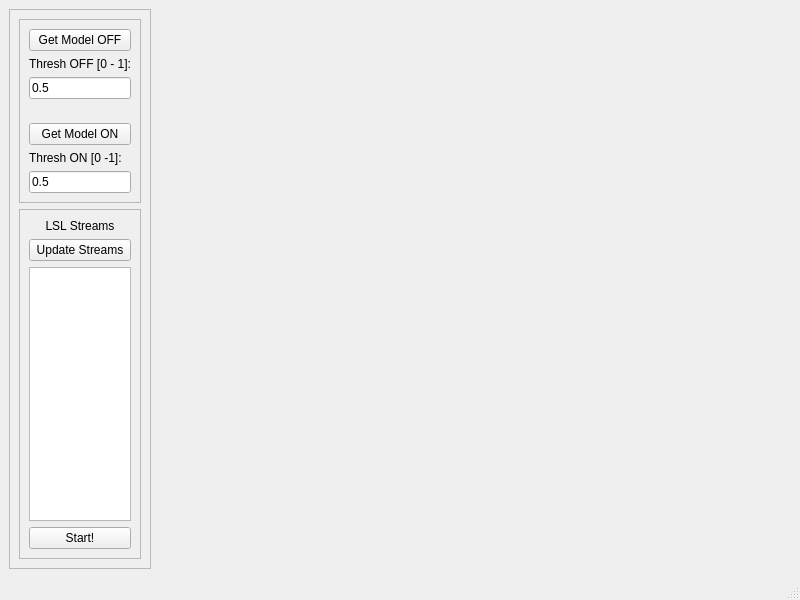
<?xml version="1.0" encoding="UTF-8"?>
<ui version="4.0">
 <class>MainWindow</class>
 <widget class="QMainWindow" name="MainWindow">
  <property name="geometry">
   <rect>
    <x>0</x>
    <y>0</y>
    <width>800</width>
    <height>600</height>
   </rect>
  </property>
  <property name="windowTitle">
   <string>MainWindow</string>
  </property>
  <widget class="QWidget" name="centralwidget">
   <layout class="QHBoxLayout" name="horizontalLayout">
    <item>
     <widget class="QFrame" name="frame">
      <property name="sizePolicy">
       <sizepolicy hsizetype="Preferred" vsizetype="Preferred">
        <horstretch>1</horstretch>
        <verstretch>0</verstretch>
       </sizepolicy>
      </property>
      <property name="frameShape">
       <enum>QFrame::StyledPanel</enum>
      </property>
      <property name="frameShadow">
       <enum>QFrame::Raised</enum>
      </property>
      <layout class="QVBoxLayout" name="verticalLayout_3">
       <item>
        <widget class="QFrame" name="frame_2">
         <property name="frameShape">
          <enum>QFrame::StyledPanel</enum>
         </property>
         <property name="frameShadow">
          <enum>QFrame::Raised</enum>
         </property>
         <layout class="QVBoxLayout" name="verticalLayout_2">
          <item>
           <widget class="QPushButton" name="selectModelOFFBtn">
            <property name="text">
             <string>Get Model OFF</string>
            </property>
           </widget>
          </item>
          <item>
           <widget class="QLabel" name="offThreshLabel">
            <property name="text">
             <string>Thresh OFF [0 - 1]:</string>
            </property>
           </widget>
          </item>
          <item>
           <widget class="QLineEdit" name="inputThreshOFF">
            <property name="text">
             <string>0.5</string>
            </property>
           </widget>
          </item>
          <item>
           <spacer name="verticalSpacer">
            <property name="orientation">
             <enum>Qt::Vertical</enum>
            </property>
            <property name="sizeHint" stdset="0">
             <size>
              <width>20</width>
              <height>18</height>
             </size>
            </property>
           </spacer>
          </item>
          <item>
           <widget class="QPushButton" name="selectModelONBtn">
            <property name="text">
             <string>Get Model ON</string>
            </property>
           </widget>
          </item>
          <item>
           <widget class="QLabel" name="onThreshLabel">
            <property name="text">
             <string>Thresh ON [0 -1]:</string>
            </property>
           </widget>
          </item>
          <item>
           <widget class="QLineEdit" name="inputThreshON">
            <property name="text">
             <string>0.5</string>
            </property>
            <property name="clearButtonEnabled">
             <bool>false</bool>
            </property>
           </widget>
          </item>
         </layout>
        </widget>
       </item>
       <item>
        <widget class="QFrame" name="frame_3">
         <property name="sizePolicy">
          <sizepolicy hsizetype="Preferred" vsizetype="Preferred">
           <horstretch>0</horstretch>
           <verstretch>1</verstretch>
          </sizepolicy>
         </property>
         <property name="frameShape">
          <enum>QFrame::StyledPanel</enum>
         </property>
         <property name="frameShadow">
          <enum>QFrame::Raised</enum>
         </property>
         <layout class="QVBoxLayout" name="verticalLayout">
          <item>
           <widget class="QLabel" name="labelStreams">
            <property name="text">
             <string>LSL Streams</string>
            </property>
            <property name="alignment">
             <set>Qt::AlignCenter</set>
            </property>
           </widget>
          </item>
          <item>
           <widget class="QPushButton" name="updateStreamsBtn">
            <property name="text">
             <string>Update Streams</string>
            </property>
           </widget>
          </item>
          <item>
           <widget class="QListWidget" name="streamList"/>
          </item>
          <item>
           <widget class="QPushButton" name="StartStreamBtn">
            <property name="text">
             <string>Start!</string>
            </property>
           </widget>
          </item>
         </layout>
        </widget>
       </item>
      </layout>
     </widget>
    </item>
    <item>
     <widget class="QWidget" name="widget" native="true">
      <property name="sizePolicy">
       <sizepolicy hsizetype="Preferred" vsizetype="Preferred">
        <horstretch>10</horstretch>
        <verstretch>0</verstretch>
       </sizepolicy>
      </property>
      <layout class="QVBoxLayout" name="verticalLayout_4">
       <item>
        <widget class="GraphicsLayoutWidget" name="SignalsPlot" native="true">
         <property name="sizePolicy">
          <sizepolicy hsizetype="Preferred" vsizetype="Preferred">
           <horstretch>0</horstretch>
           <verstretch>3</verstretch>
          </sizepolicy>
         </property>
        </widget>
       </item>
       <item>
        <widget class="PlotWidget" name="modelOFFPlot" native="true">
         <property name="sizePolicy">
          <sizepolicy hsizetype="Preferred" vsizetype="Preferred">
           <horstretch>0</horstretch>
           <verstretch>1</verstretch>
          </sizepolicy>
         </property>
        </widget>
       </item>
       <item>
        <widget class="PlotWidget" name="modelONPlot" native="true">
         <property name="sizePolicy">
          <sizepolicy hsizetype="Preferred" vsizetype="Preferred">
           <horstretch>0</horstretch>
           <verstretch>1</verstretch>
          </sizepolicy>
         </property>
        </widget>
       </item>
      </layout>
     </widget>
    </item>
   </layout>
  </widget>
  <widget class="QMenuBar" name="menubar">
   <property name="geometry">
    <rect>
     <x>0</x>
     <y>0</y>
     <width>800</width>
     <height>21</height>
    </rect>
   </property>
  </widget>
  <widget class="QStatusBar" name="statusbar"/>
 </widget>
 <customwidgets>
  <customwidget>
   <class>GraphicsLayoutWidget</class>
   <extends>QWidget</extends>
   <header>pyqtgraph</header>
   <container>1</container>
  </customwidget>
  <customwidget>
   <class>PlotWidget</class>
   <extends>QWidget</extends>
   <header>pyqtgraph</header>
   <container>1</container>
  </customwidget>
 </customwidgets>
 <resources/>
 <connections/>
</ui>
